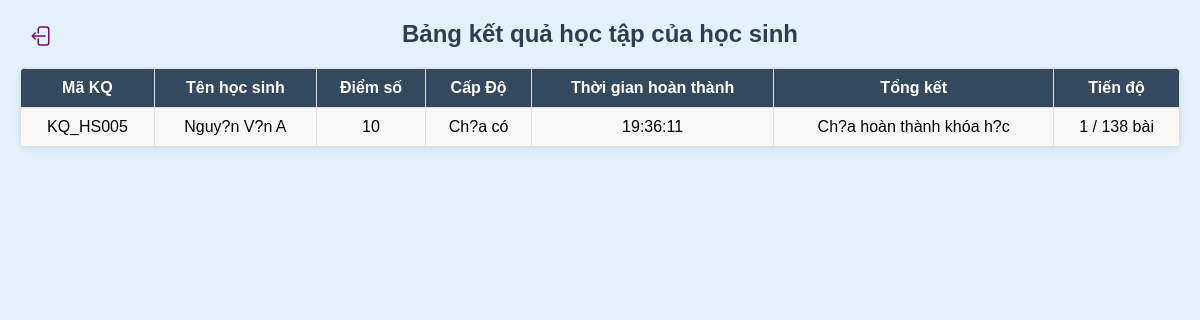
Page /Giao_Dien_WEB/Giao_Dien_WEB/view_ketqua_GV.php (signed in) on the committed database.
### tables this page shows
CREATE TABLE `ketqua` (
  `ID_KQ` varchar(20) NOT NULL,
  `ID_HS` varchar(20) DEFAULT NULL,
  `DiemSo` float DEFAULT NULL,
  `ThanhTich` varchar(255) DEFAULT NULL,
  `ThoiGianHoanThanh` time DEFAULT NULL,
  `TongKet` varchar(255) DEFAULT NULL
);

CREATE TABLE `hocsinh` (
  `ID_HS` varchar(20) NOT NULL,
  `ID` varchar(20) NOT NULL,
  `Ten_PH` varchar(30) DEFAULT NULL,
  `ID_PH` varchar(20) DEFAULT NULL,
  `ID_Lop` varchar(20) DEFAULT NULL,
  `Ten` varchar(100) NOT NULL,
  `DiaChi` varchar(255) DEFAULT NULL,
  `SDT` varchar(12) DEFAULT NULL,
  `GioiTinh` varchar(10) DEFAULT NULL,
  `CapDo` varchar(50) DEFAULT NULL,
  `PhanThuong` varchar(255) DEFAULT NULL,
  `TienDoHocTap` varchar(255) DEFAULT NULL,
  `ID_GV` varchar(20) DEFAULT NULL
);

### Giao_Dien_WEB/Giao_Dien_WEB/view_ketqua_GV.php (the view, shortened to what this page needs)
<?php
require '../config/config.php';
$teacher_id = $_SESSION['id_gv'];
$sql_get_classes = "SELECT LopDay FROM giaovien WHERE ID_GV = '$teacher_id'";
$result_classes = $conn->query($sql_get_classes);
$class_list = [];
if ($result_classes && $result_classes->num_rows > 0) {
    $row = $result_classes->fetch_assoc();
    $class_list = explode(",", $row['LopDay']);
}
$class_placeholders = "'" . implode("', '", array_map('trim', $class_list)) . "'";
if (empty($class_list)) {
    $sql = "SELECT NULL AS ID_KQ WHERE 1=0";
} else {
    $sql = "
    SELECT
      k.ID_KQ,
      h.ID_HS,
      h.Ten,
      h.CapDo,
      k.DiemSo,
      k.ThoiGianHoanThanh,
      k.TongKet,
      COALESCE((
        SELECT COUNT(DISTINCT r.ID_BT)
        FROM results r
        JOIN baitap b2 ON b2.ID_BT = r.ID_BT
        WHERE r.ID = h.ID
          AND r.is_done = 1
          AND b2.ID_Lop = h.ID_Lop
      ), 0) AS da_lam,
      (SELECT COUNT(*) FROM baitap b3 WHERE b3.ID_Lop = h.ID_Lop) AS tong_bai
    FROM ketqua k
    JOIN hocsinh h ON k.ID_HS = h.ID_HS
    WHERE h.ID_Lop IN ({$class_placeholders})
    ORDER BY h.Ten ASC, k.ID_KQ DESC
    ";
}
$result = $conn->query($sql);
?>
<!DOCTYPE html>
<html lang="vi">
<head>
</head>
<body>
  <a  href="login_teacher.php" class="back-home">
  </a>
  <h2>Bảng kết quả học tập của học sinh</h2>
  <table>
    <tr>
      <th>Mã KQ</th>
      <th>Tên học sinh</th>
      <th>Điểm số</th>
      <th>Cấp Độ</th>
      <th>Thời gian hoàn thành</th>
      <th>Tổng kết</th>
      <th>Tiến độ</th>
    </tr>
    <?php if ($result->num_rows > 0): ?>
      <?php while ($row = $result->fetch_assoc()): ?>
        <tr>
          <td><?= htmlspecialchars($row['ID_KQ']) ?></td>
          <td><?= htmlspecialchars($row['Ten']) ?></td>
          <td><?= htmlspecialchars($row['DiemSo']) ?></td>
          <td><?= htmlspecialchars($row['CapDo']) ?></td>
          <td><?= htmlspecialchars($row['ThoiGianHoanThanh']) ?></td>
          <td><?= htmlspecialchars($row['TongKet']) ?></td>
          <td><?= intval($row['da_lam']) . " / " . intval($row['tong_bai']) . " bài" ?></td>
        </tr>
      <?php endwhile; ?>
    <?php else: ?>
      <tr><td colspan="7">Chưa có dữ liệu</td></tr>
    <?php endif; ?>
  </table>
</body>
</html>

### Giao_Dien_WEB/Giao_Dien_WEB/view_ketqua_GV.php (style rules this page uses)
body { font-family: Arial, sans-serif; margin: 20px; background: #e3f2fd; }
h2 { text-align: center; color: #2c3e50; }
table { width: 100%; border-collapse: collapse; background: #fff; box-shadow: 0 2px 6px rgba(0,0,0,0.1); border-radius: 6px; overflow: hidden; }
th, td { border: 1px solid #ddd; padding: 10px; text-align: center; }
th { background: #34495e; color: #fff; font-weight: bold; }
tr:nth-child(even) { background: #f9f9f9; }
.back-home { position: fixed; top: 16px; left: 16px; color: #009de0; padding: 8px 14px; font-weight: bold; text-decoration: none; transition: background-color 0.2s; z-index: 1000; }

### rows in the picture
ketqua: ID_KQ "KQ_HS005", ID_HS.Ten "Nguy?n V?n A", DiemSo "10", ID_HS.CapDo "Ch?a có", ThoiGianHoanThanh "19:36:11", TongKet "Ch?a hoàn thành khóa h?c", da_lam "1", tong_bai "138"
